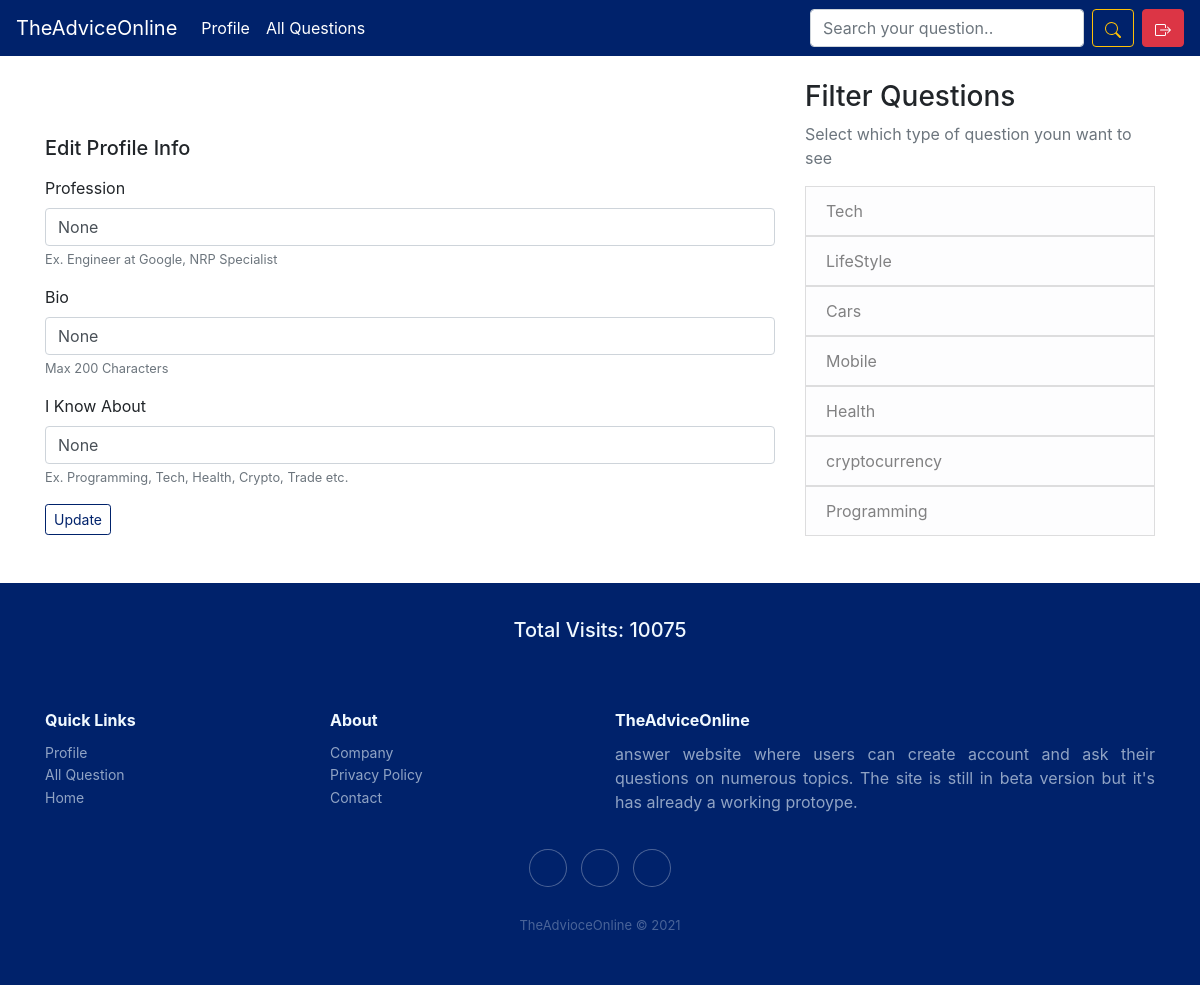
Page /profile/4/edit (signed in) on the earlier database version.
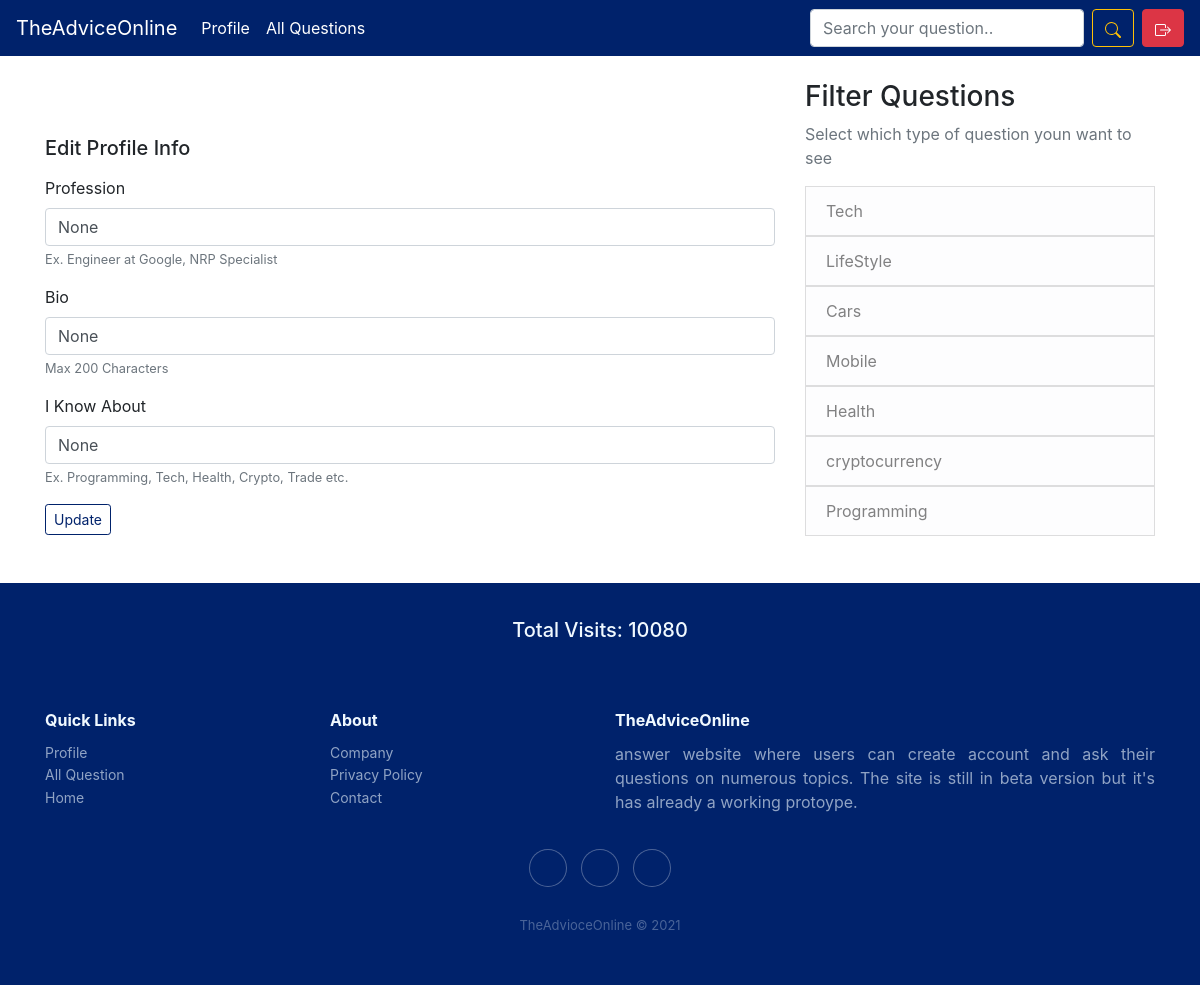
Same page on the later database version.
### question/models.py (models this page shows)
class fun(models.Model):
    total = models.IntegerField(default=1)

### question/views.py (the view)
# urls.py: path('profile/<int:profile_id>/edit', views.edit_profile, name='edit_profile'),
@login_required()
def edit_profile(request, profile_id):
    fun = f.objects.get(pk=1)
    cats = c.objects.all()
    if request.method == 'POST':
        profile_obj = User_Profile.objects.filter(pk=profile_id)
        if profile_obj.count() > 0:
            if request.user == profile_obj[0].the_user:
                prof = request.POST.get('prof', '')
                bio = request.POST.get('bio', '')
                knows = request.POST.get('knows', '')
                profile_obj = profile_obj[0]
                profile_obj.profession = prof
                profile_obj.short_bio = bio
                profile_obj.knows_about = knows
                profile_obj.save()
                messages.success(request, 'Successfully updated info!')
                return redirect(f'/profile/{profile_obj.the_user.pk}')
            else:
                messages.error(request, 'Something went wrong')
                return redirect('/')
        else:
            messages.error(request, 'Something went wrong')
            return redirect('/')
    else:
        profile_obj = User_Profile.objects.filter(pk=profile_id)[0]
        return render(request, 'question/edit_page.html', {'profile_info': profile_obj, 'cats': cats, 'fun': fun})

### templates/question/edit_page.html (shortened to what this page needs)
{% extends 'base.html' %}
{% block main_content %}
<br><br><br>
<h5 class="mt-2">Edit Profile Info</h5>
<form method="post" accept="{% url 'edit_profile' profile_info.pk %}">
    <div class="form-group mt-3">
        <label>Profession</label>
        <input class="form-control" value="{{profile_info.profession}}"
            name="prof">
        <small id="emailHelp" class="form-text text-muted">Ex. Engineer at Google, NRP Specialist</small>
    </div>
    <div class="form-group mt-2">
        <label >Bio</label>
        <input  class="form-control" value="{{profile_info.short_bio}}"
            name="bio">
        <small id="emailHelp" class="form-text text-muted">Max 200 Characters</small>
    </div>
    <div class="form-group mt-2">
        <label>I Know About</label>
        <input class="form-control" value="{{profile_info.knows_about}}"
            name="knows">
        <small id="emailHelp" class="form-text text-muted">Ex. Programming, Tech, Health, Crypto, Trade etc.</small>
    </div>
    <button type="submit" class="btn btn-sm pial">Update</button>
</form>
<br><br>
{% endblock main_content %}

### templates/base.html (shortened to what the changed rows need)
<!DOCTYPE html>
<html>
<head>
    <link rel="stylesheet" href="https://cdn.jsdelivr.net/npm/bootstrap@4.6.0/dist/css/bootstrap.min.css">
    <link rel="stylesheet" href="https://cdnjs.cloudflare.com/ajax/libs/ionicons/2.0.1/css/ionicons.min.css">
</head>
<body>
<div class="footer-dark1">
  <br>
  <center><h5>Total Visits: {{fun.total}}</h5></center>
</div>
</body>

Differences in the rows shown:
changed fun: total "10075" → "10080"
